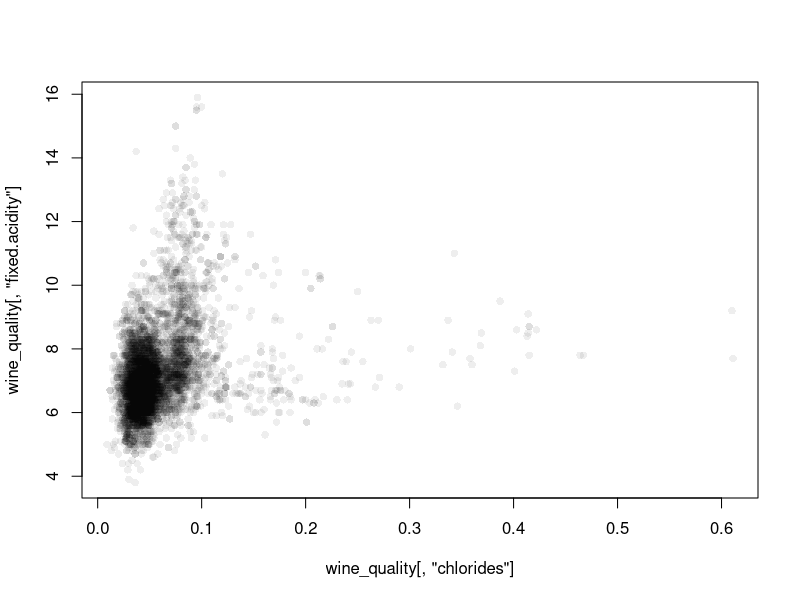
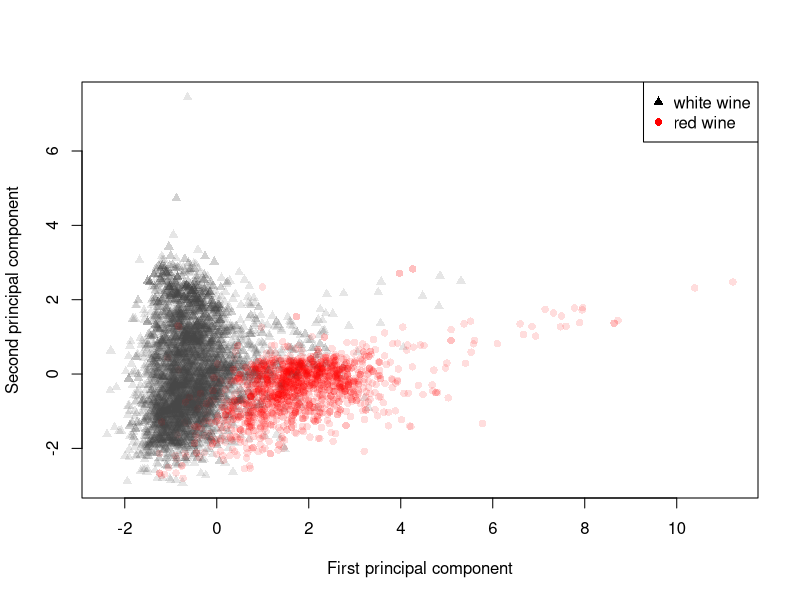
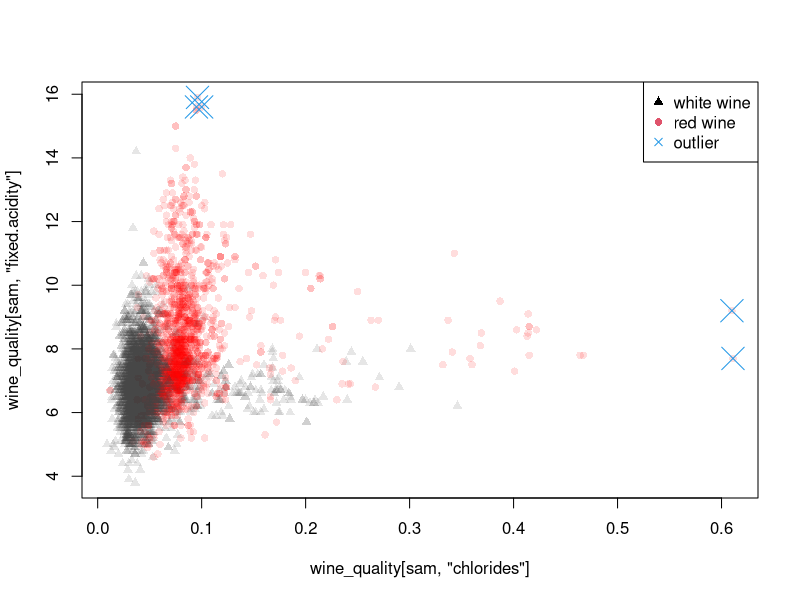
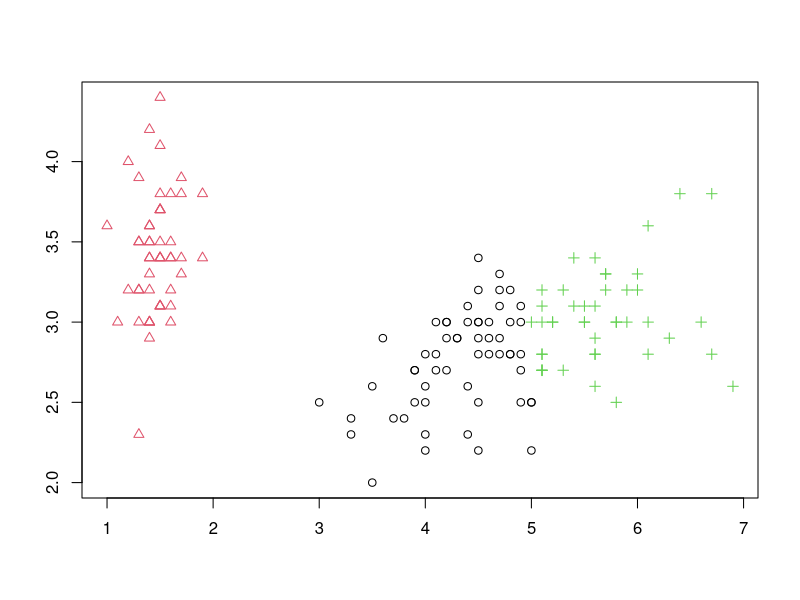
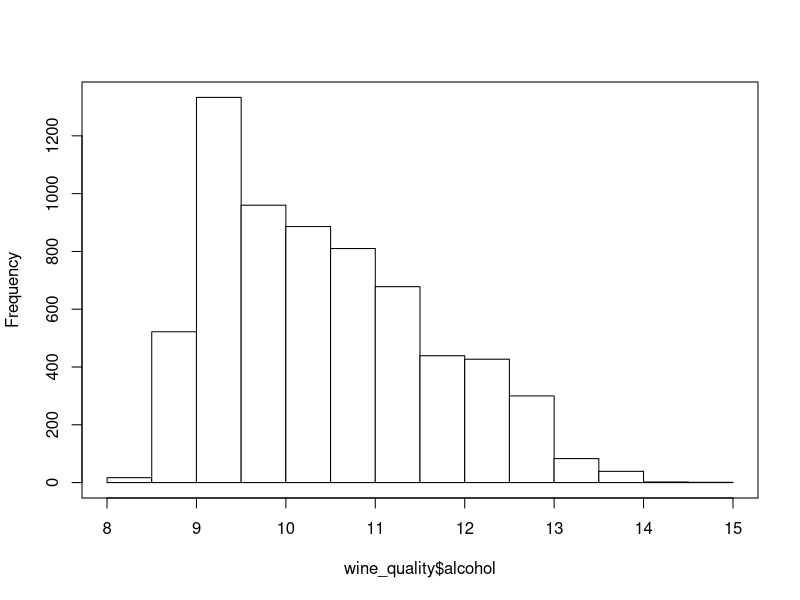
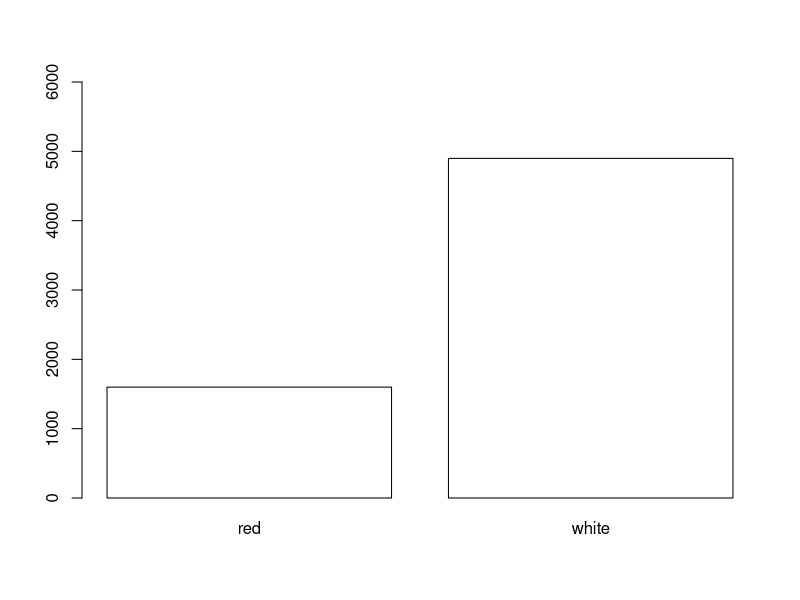
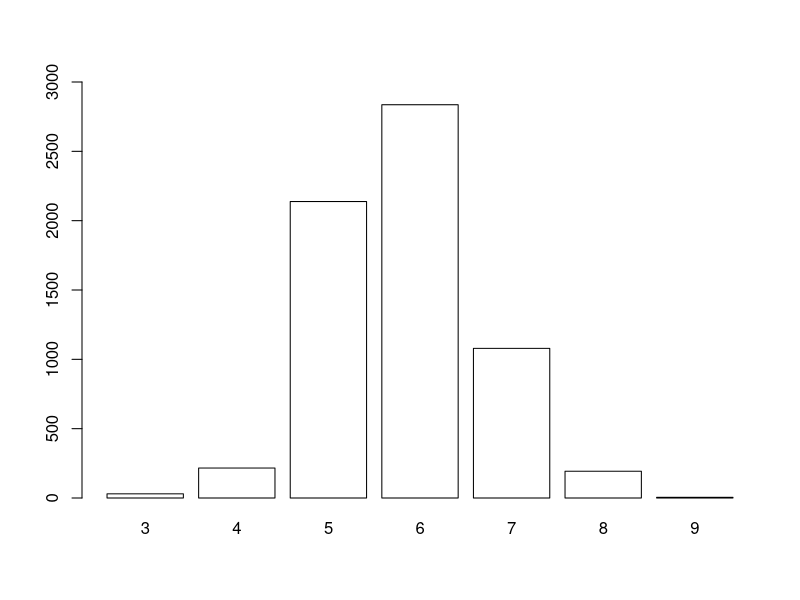

The R source for these figures, in order:
## ---- chunk 1
wine_quality <- read.csv("datasets/wine_quality_all.csv",
    comment.char="#")
X <- wine_quality[, 1:11] # extract the first 11 columns
X <- as.matrix(X) # convert to numeric matrix
head(X) # display the first 6 rows, i.e., X[1:6,]
## ---- chunk 2
.X <- wine_quality[, 1:11]
.X <- .X[c(1,2,3,4,11)]
names(.X)[4] <- "..."
row.names(.X) <- sprintf("[%d,]", seq_len(nrow(.X)))
.X[4] <- "..."
print(head(.X))
## ---- chunk 3
dim(X)    # gives n and p, respectively
nrow(X)   # dim(X)[1] – 1st dimension – n
ncol(X)   # dim(X)[2] – 2nd dimension – p
## ---- chunk 4
    head(X, 3) # the first 3 rows
## ---- chunk 5
dimnames(X) <- NULL # drop row and column names
head(X) # show the first 6 rows
## ---- chunk 6
X[3, 2] # 3rd row, 2nd column
## ---- chunk 7
X[3,]
## ---- chunk 8
X[,2]
## ---- chunk 9
plot(wine_quality[, "chlorides"], wine_quality[, "fixed.acidity"], col="#00000011", pch=16)
#plot(wine_quality[sam, "chlorides"], wine_quality[sam, "fixed.acidity"], col=wc[sam], pch=wp[sam])
## ---- chunk 10
p <- princomp(scale(X[,c(1, 2, 4, 5, 11)]))
wc <- c("#44444422", "#ff000022")[as.numeric(factor(wine_quality$color, levels=c("white", "red")))]
wp <- c(17, 16)[as.numeric(factor(wine_quality$color, levels=c("white", "red")))]
set.seed(123)
sam <- sample(rev(1:nrow(X)))
plot(p$scores[sam,1], p$scores[sam,2], col=wc[sam], pch=wp[sam], xlab="First principal component", ylab="Second principal component")
legend("topright", c("white wine", "red wine"), pch=c(17,16), col=c("black", "red"), bg="white")
## ---- chunk 11
plot(wine_quality[sam, "chlorides"], wine_quality[sam, "fixed.acidity"], col=wc[sam], pch=wp[sam])
wh <- wine_quality[, "chlorides"]>0.6 | wine_quality[, "fixed.acidity"]>15.5
points(wine_quality[wh, "chlorides"], wine_quality[wh, "fixed.acidity"], col=4, cex=3, pch=4)
legend("topright", c("white wine", "red wine", "outlier"), pch=c(17,16,4), col=c(1,2,4), bg="white")
## ---- chunk 12
km <- kmeans(iris[,c(3,2)], centers=3, nstart=10)
plot(iris[,3], iris[,2], ann=FALSE,
    col=km$cluster, pch=km$cluster)
## ---- chunk 13
set.seed(123)
# in iris, iris[, 5] gives the Ys
iris[sample(nrow(iris), 3), ]  # three random rows
## ---- chunk 14
set.seed(123)
wine_quality[1,]
## ---- chunk 15
summary(wine_quality$alcohol) # continuous variable
hist(wine_quality$alcohol, main="", col="white"); box()
## ---- chunk 16
table(wine_quality$color) # binary variable
barplot(table(wine_quality$color), col="white", ylim=c(0, 6000))
## ---- chunk 17
table(wine_quality$response) # ordinal variable
barplot(table(wine_quality$response), col="white", ylim=c(0, 3000))
